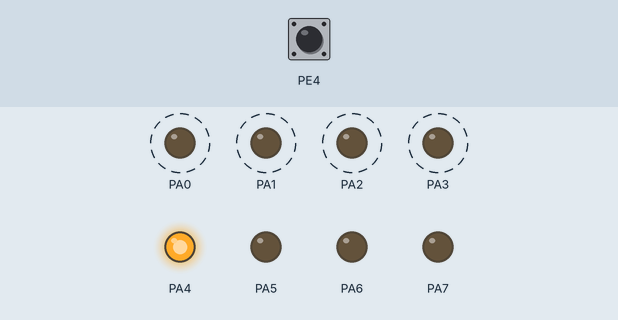
Bench run of a program on a simulated ATmega128, built with avr-gcc and emulated at 7.3728 MHz. Parts: output pins drawn as LEDs (lit = HIGH). Dashed ring = blinking. The inputs (shaded band) are chosen by the test bench; at power-on: PE4 LOW.

Above: at 1.25 s.
1.3 s: PE4 driven HIGH
At 1.7 s:
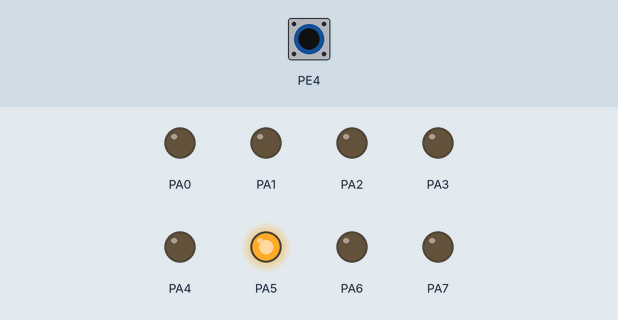
2.8 s: PE4 pulsed LOW 2 times (0.12 s each, 0.3 s apart)
At 4.4 s:
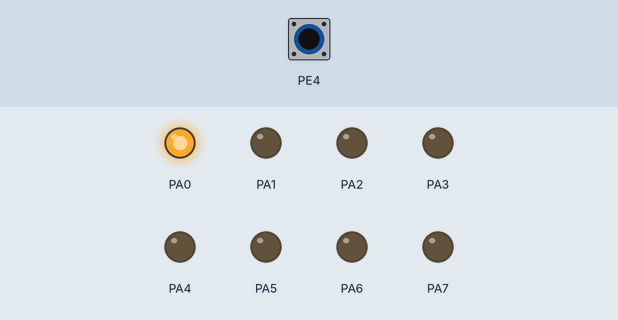
4.9 s: PE4 pulsed LOW 5 times (0.12 s each, 0.3 s apart)
At 6.45 s:
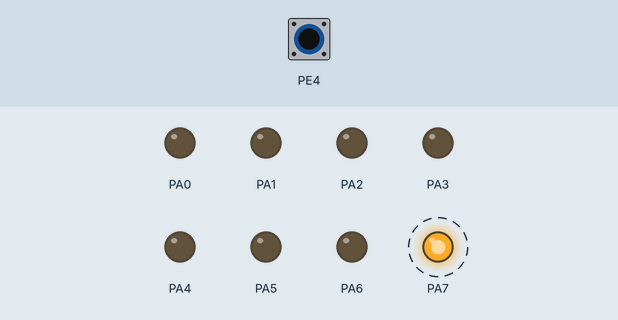
Timing chart, 0 to 13.9 s (numbered marks = the images above; inputs shaded):
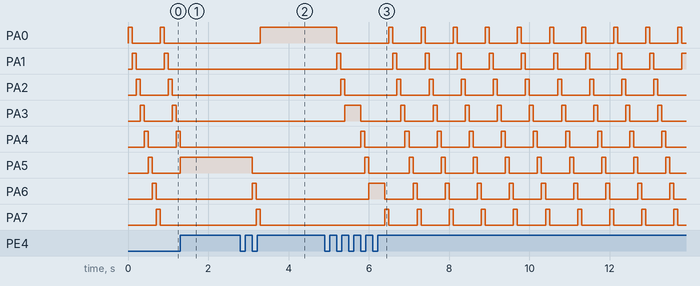

Measured:
- after the input at 1.3 s, PA0–2, PA6, PA7: stops changing and stays LOW; PA3: stays LOW (without the input it goes to HIGH after 0.60 s); PA4: goes on until 1.3 s, then stays LOW; PA5: goes on until 1.3 s, then stays HIGH
- after the input at 2.8 s, PA0: LOW → HIGH after 0.50 s; PA5: HIGH → LOW after 0.30 s; PA6: LOW → HIGH after 0.30 s, → LOW 0.10 s later; PA7: LOW → HIGH after 0.40 s, → LOW 0.10 s later
- after the input at 4.9 s, PA0: HIGH → LOW after 0.30 s, then repeats every 0.80 s: HIGH 0.10 s, LOW 0.70 s; PA1: goes HIGH 0.10 s, LOW 1.3 s, 9 × (HIGH 0.10 s, LOW 0.70 s), then HIGH, starting after 0.30 s
- by itself, PA0–3: alternates HIGH for 0.10 s and LOW for 0.70 s

The program:

main.c
```c
/*
 * INT_EX.c
 *
 * Created: 2020-06-15 오후 2:13:25
 * Author : PKNU
 */

#include <avr/io.h>
#include <avr/interrupt.h>
#include <util/delay.h>

volatile unsigned char Time_STOP = 0;

SIGNAL(INT4_vect)
{
	cli();
	if(Time_STOP == 0)
	{
		Time_STOP = 1;
	}
	else
	{
		Time_STOP = 0;
	}
	sei();
}

int main(void)
{
	unsigned char LED_Data = 0x01;
	DDRA = 0xFF;
	DDRD = 0x00;
	EICRB = 0x03;
	EIMSK = 0x10;
	EIFR = 0x10;
	sei();

    while (1)
    {
		PORTA = LED_Data;
		if(Time_STOP == 0)
		{
			if(LED_Data == 0x80) LED_Data = 0x01;
			else LED_Data <<= 1;
		}
		_delay_ms(100);
    }
}
```
